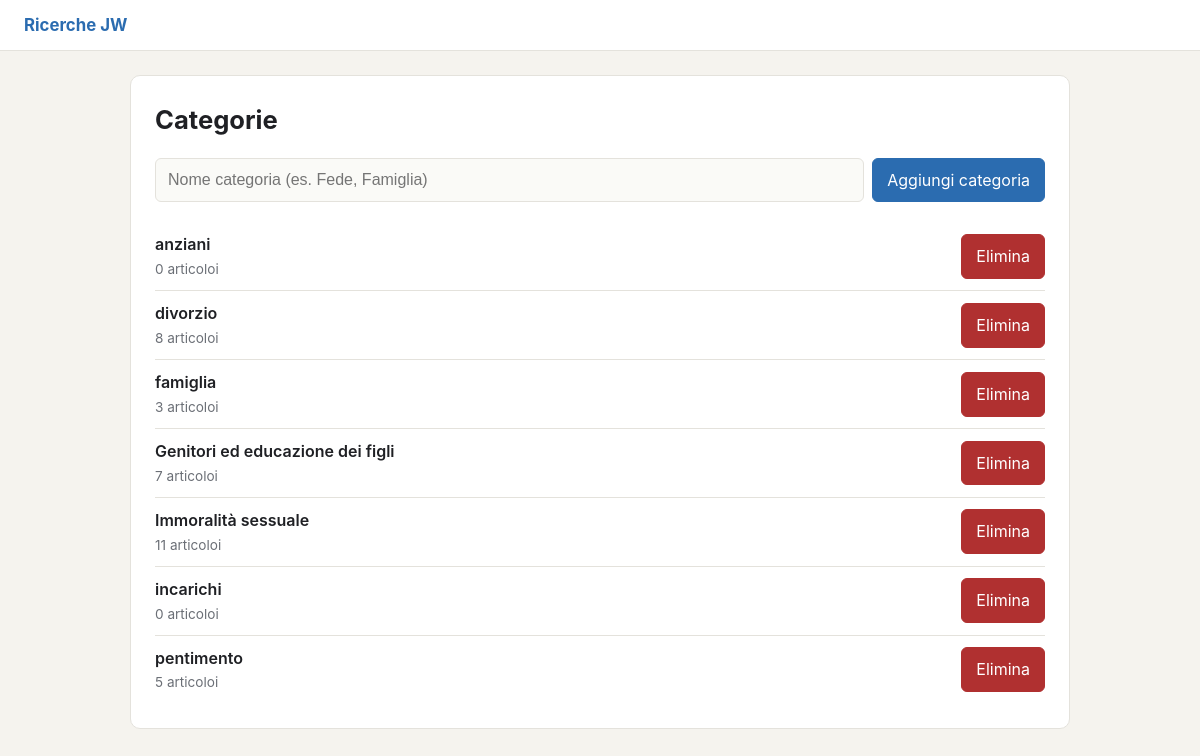
The page / on the database its author committed.
### tables this page shows
CREATE TABLE categories (
            id INTEGER PRIMARY KEY AUTOINCREMENT,
            name TEXT NOT NULL UNIQUE,
            created_at TEXT NOT NULL
        );

### app.py (the view)
@app.route("/")
def index():
    db = get_db()
    cats = db.execute(
        """
        SELECT c.id, c.name,
               (SELECT COUNT(*) FROM articles a WHERE a.category_id = c.id) AS n
        FROM categories c
        ORDER BY c.name COLLATE NOCASE
        """
    ).fetchall()
    return render_template("index.html", categories=cats)

### app.py (called while the page is built)
def get_db():
    if "db" not in g:
        g.db = sqlite3.connect(DB_PATH)
        g.db.row_factory = sqlite3.Row
        g.db.execute("PRAGMA foreign_keys = ON")
    return g.db

### templates/index.html (shortened to what this page needs)
{% extends "base.html" %}
{% block content %}
<section class="panel">
  <h1>Categorie</h1>
  <form class="add-form" method="post" action="{{ url_for('create_category') }}">
    <input type="text" name="name" placeholder="Nome categoria (es. Fede, Famiglia)" required>
    <button type="submit">Aggiungi categoria</button>
  </form>
  {% if categories %}
  <ul class="cat-list">
    {% for c in categories %}
    <li class="cat-item">
      <a class="cat-link" href="{{ url_for('view_category', cid=c.id) }}">
        <span class="cat-name">{{ c.name }}</span>
        <span class="cat-count">{{ c.n }} articolo{{ '' if c.n == 1 else 'i' }}</span>
      </a>
      <form method="post" action="{{ url_for('delete_category', cid=c.id) }}"
            onsubmit="return confirm('Eliminare la categoria “{{ c.name }}” e tutti i suoi articoli?');">
        <button type="submit" class="danger">Elimina</button>
      </form>
    </li>
    {% endfor %}
  </ul>
  {% else %}
  <p class="empty">Nessuna categoria. Creane una qui sopra per iniziare.</p>
  {% endif %}
</section>
{% endblock %}

### templates/base.html (shortened to what this page needs)
<!doctype html>
<html lang="it">
<head>
<link rel="stylesheet" href="{{ url_for('static', filename='style.css') }}">
</head>
<body class="{% block body_class %}{% endblock %}">
<header class="topbar">
  <a class="brand" href="{{ url_for('index') }}">Ricerche JW</a>
</header>
<main class="container">
{% block content %}{% endblock %}
</main>
</body>
</html>

### static/style.css (style rules this page uses)
:root { --bg: #f5f3ee; --panel: #ffffff; --text: #1f2024; --muted: #6b6f76; --accent: #2b6cb0; --accent-dark: #1f4f85; --danger: #b03030; --highlight: #fff59d; --border: #e4e2dc; }
* { box-sizing: border-box; }
html, body { margin: 0; padding: 0; }
body { font-family: -apple-system, BlinkMacSystemFont, "Segoe UI", Roboto, sans-serif; background: var(--bg); color: var(--text); line-height: 1.55; }
.topbar { background: var(--panel); border-bottom: 1px solid var(--border); padding: 12px 24px; display: flex; align-items: center; gap: 18px; }
.brand { font-weight: 700; font-size: 1.05rem; color: var(--accent); text-decoration: none; }
.container { max-width: 980px; margin: 24px auto; padding: 0 20px; }
.panel { background: var(--panel); border: 1px solid var(--border); border-radius: 10px; padding: 24px; }
.panel h1 { margin: 0 0 18px; font-size: 1.6rem; }
.add-form { display: flex; flex-wrap: wrap; gap: 8px; margin-bottom: 20px; }
.add-form input[type=text], .add-form input[type=url] { flex: 1 1 220px; padding: 10px 12px; border: 1px solid var(--border); border-radius: 6px; font-size: 1rem; background: #fafaf7; }
button, .btn-link { font: inherit; cursor: pointer; padding: 9px 14px; border: 1px solid var(--accent); background: var(--accent); color: #fff; border-radius: 6px; text-decoration: none; display: inline-block; }
button.danger { background: var(--danger); border-color: var(--danger); }
.cat-list, .art-list { list-style: none; padding: 0; margin: 0; }
.cat-item, .art-item { display: flex; align-items: center; gap: 12px; padding: 10px 0; border-bottom: 1px solid var(--border); }
.cat-item:last-child, .art-item:last-child { border-bottom: 0; }
.cat-link, .art-link { flex: 1; text-decoration: none; color: var(--text); display: flex; flex-direction: column; gap: 2px; }
.cat-name, .art-title { font-weight: 600; }
.cat-count, .art-url { font-size: .85rem; color: var(--muted); word-break: break-all; }

### rows shown on the page
categories: name "anziani", n "0", n "i"
categories: name "divorzio", n "8", n "i"
categories: name "famiglia", n "3", n "i"
categories: name "Genitori ed educazione dei figli", n "7", n "i"
categories: name "Immoralità sessuale", n "11", n "i"
categories: name "incarichi", n "0", n "i"
categories: name "pentimento", n "5", n "i"
